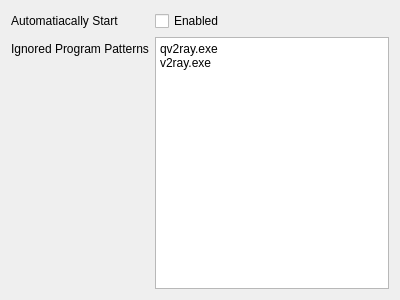
<?xml version="1.0" encoding="UTF-8"?>
<ui version="4.0">
 <class>PluginSettingsWidget</class>
 <widget class="QWidget" name="PluginSettingsWidget">
  <property name="geometry">
   <rect>
    <x>0</x>
    <y>0</y>
    <width>400</width>
    <height>300</height>
   </rect>
  </property>
  <property name="windowTitle">
   <string>Form</string>
  </property>
  <layout class="QFormLayout" name="formLayout">
   <item row="0" column="0">
    <widget class="QLabel" name="label_2">
     <property name="text">
      <string>Automatiacally Start</string>
     </property>
    </widget>
   </item>
   <item row="0" column="1">
    <widget class="QCheckBox" name="autoStartCB">
     <property name="text">
      <string>Enabled</string>
     </property>
    </widget>
   </item>
   <item row="1" column="0">
    <widget class="QLabel" name="label">
     <property name="text">
      <string>Ignored Program Patterns</string>
     </property>
    </widget>
   </item>
   <item row="1" column="1">
    <widget class="QPlainTextEdit" name="ignoredPatternTxt">
     <property name="plainText">
      <string>qv2ray.exe
v2ray.exe
</string>
     </property>
    </widget>
   </item>
  </layout>
 </widget>
 <resources/>
 <connections/>
</ui>
